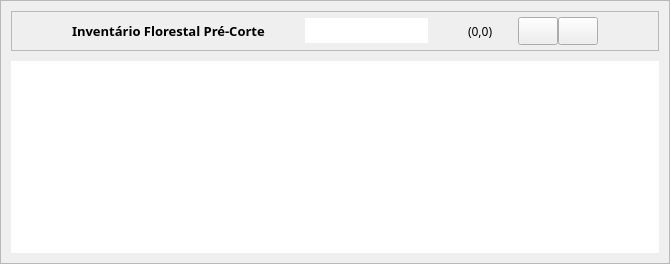
                <widget class="QWidget" name="ifpc">
                 <layout class="QHBoxLayout" name="horizontalLayout_14">
                  <property name="spacing">
                   <number>0</number>
                  </property>
                  <property name="leftMargin">
                   <number>0</number>
                  </property>
                  <property name="topMargin">
                   <number>0</number>
                  </property>
                  <property name="rightMargin">
                   <number>0</number>
                  </property>
                  <property name="bottomMargin">
                   <number>0</number>
                  </property>
                  <item>
                   <widget class="QFrame" name="frame_55">
                    <property name="sizePolicy">
                     <sizepolicy hsizetype="Expanding" vsizetype="Preferred">
                      <horstretch>0</horstretch>
                      <verstretch>0</verstretch>
                     </sizepolicy>
                    </property>
                    <property name="minimumSize">
                     <size>
                      <width>0</width>
                      <height>0</height>
                     </size>
                    </property>
                    <property name="frameShape">
                     <enum>QFrame::StyledPanel</enum>
                    </property>
                    <property name="frameShadow">
                     <enum>QFrame::Raised</enum>
                    </property>
                    <layout class="QVBoxLayout" name="verticalLayout_12">
                     <property name="spacing">
                      <number>10</number>
                     </property>
                     <property name="leftMargin">
                      <number>10</number>
                     </property>
                     <property name="topMargin">
                      <number>10</number>
                     </property>
                     <property name="rightMargin">
                      <number>10</number>
                     </property>
                     <property name="bottomMargin">
                      <number>10</number>
                     </property>
                     <item>
                      <widget class="QFrame" name="frame_10">
                       <property name="minimumSize">
                        <size>
                         <width>0</width>
                         <height>40</height>
                        </size>
                       </property>
                       <property name="frameShape">
                        <enum>QFrame::StyledPanel</enum>
                       </property>
                       <property name="frameShadow">
                        <enum>QFrame::Raised</enum>
                       </property>
                       <layout class="QHBoxLayout" name="horizontalLayout_13">
                        <property name="spacing">
                         <number>0</number>
                        </property>
                        <property name="leftMargin">
                         <number>60</number>
                        </property>
                        <property name="topMargin">
                         <number>0</number>
                        </property>
                        <property name="rightMargin">
                         <number>60</number>
                        </property>
                        <property name="bottomMargin">
                         <number>0</number>
                        </property>
                        <item>
                         <widget class="QLabel" name="label_108">
                          <property name="font">
                           <font>
                            <family>Poppins SemiBold</family>
                            <pointsize>10</pointsize>
                            <weight>75</weight>
                            <bold>true</bold>
                           </font>
                          </property>
                          <property name="text">
                           <string>Inventário Florestal Pré-Corte</string>
                          </property>
                         </widget>
                        </item>
                        <item>
                         <spacer name="horizontalSpacer_3">
                          <property name="orientation">
                           <enum>Qt::Horizontal</enum>
                          </property>
                          <property name="sizeHint" stdset="0">
                           <size>
                            <width>40</width>
                            <height>20</height>
                           </size>
                          </property>
                         </spacer>
                        </item>
                        <item>
                         <widget class="QLineEdit" name="search_1">
                          <property name="minimumSize">
                           <size>
                            <width>0</width>
                            <height>25</height>
                           </size>
                          </property>
                          <property name="maximumSize">
                           <size>
                            <width>220</width>
                            <height>16777215</height>
                           </size>
                          </property>
                          <property name="font">
                           <font>
                            <family>Poppins</family>
                            <pointsize>10</pointsize>
                           </font>
                          </property>
                          <property name="styleSheet">
                           <string notr="true"/>
                          </property>
                          <property name="frame">
                           <bool>false</bool>
                          </property>
                         </widget>
                        </item>
                        <item>
                         <spacer name="horizontalSpacer_8">
                          <property name="orientation">
                           <enum>Qt::Horizontal</enum>
                          </property>
                          <property name="sizeHint" stdset="0">
                           <size>
                            <width>40</width>
                            <height>20</height>
                           </size>
                          </property>
                         </spacer>
                        </item>
                        <item>
                         <widget class="QLabel" name="label_3">
                          <property name="font">
                           <font>
                            <family>Poppins Medium</family>
                           </font>
                          </property>
                          <property name="text">
                           <string>(0,0)</string>
                          </property>
                         </widget>
                        </item>
                        <item>
                         <spacer name="horizontalSpacer">
                          <property name="orientation">
                           <enum>Qt::Horizontal</enum>
                          </property>
                          <property name="sizeType">
                           <enum>QSizePolicy::Fixed</enum>
                          </property>
                          <property name="sizeHint" stdset="0">
                           <size>
                            <width>25</width>
                            <height>5</height>
                           </size>
                          </property>
                         </spacer>
                        </item>
                        <item>
                         <widget class="QPushButton" name="button_open_16">
                          <property name="minimumSize">
                           <size>
                            <width>26</width>
                            <height>28</height>
                           </size>
                          </property>
                          <property name="text">
                           <string/>
                          </property>
                         </widget>
                        </item>
                        <item>
                         <widget class="QPushButton" name="r_4">
                          <property name="minimumSize">
                           <size>
                            <width>26</width>
                            <height>28</height>
                           </size>
                          </property>
                          <property name="text">
                           <string/>
                          </property>
                         </widget>
                        </item>
                       </layout>
                      </widget>
                     </item>
                     <item>
                      <widget class="QTableWidget" name="tab_2">
                       <property name="minimumSize">
                        <size>
                         <width>0</width>
                         <height>0</height>
                        </size>
                       </property>
                       <property name="font">
                        <font>
                         <family>Poppins SemiBold</family>
                         <pointsize>8</pointsize>
                         <weight>75</weight>
                         <bold>true</bold>
                        </font>
                       </property>
                       <property name="styleSheet">
                        <string notr="true"/>
                       </property>
                       <property name="frameShape">
                        <enum>QFrame::NoFrame</enum>
                       </property>
                       <property name="frameShadow">
                        <enum>QFrame::Plain</enum>
                       </property>
                       <property name="lineWidth">
                        <number>10</number>
                       </property>
                       <property name="sortingEnabled">
                        <bool>true</bool>
                       </property>
                       <attribute name="horizontalHeaderDefaultSectionSize">
                        <number>150</number>
                       </attribute>
                       <attribute name="horizontalHeaderMinimumSectionSize">
                        <number>50</number>
                       </attribute>
                       <attribute name="verticalHeaderVisible">
                        <bool>false</bool>
                       </attribute>
                       <attribute name="verticalHeaderDefaultSectionSize">
                        <number>80</number>
                       </attribute>
                       <attribute name="verticalHeaderMinimumSectionSize">
                        <number>40</number>
                       </attribute>
                      </widget>
                     </item>
                    </layout>
                   </widget>
                  </item>
                 </layout>
                </widget>
